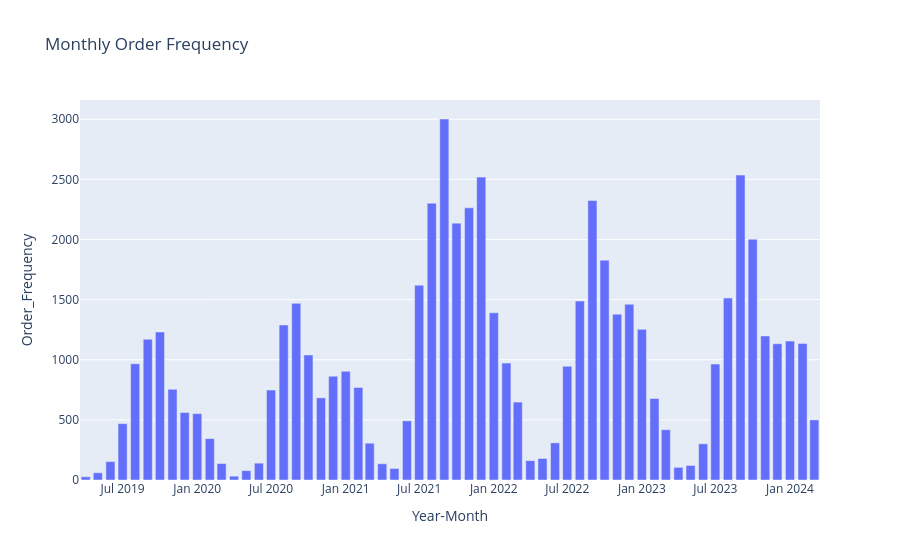

The notebook cell saved with this chart:
### Markdown cell above
## Calculating the frequency of sales order permonth along with the particular id

### Code cell
# Calculate the frequency of sale orders per month
monthly_order_frequency = sales_df.groupby('Year-Month').size().reset_index(name='Order_Frequency')

# Convert 'Year-Month' to string for JSON serialization
monthly_order_frequency['Year-Month'] = monthly_order_frequency['Year-Month'].astype(str)

# Display the first few results
import plotly.express as px

# Create a bar chart using Plotly
fig = px.bar(monthly_order_frequency, x='Year-Month', y='Order_Frequency', title='Monthly Order Frequency')
fig.show()

### Figure 1 — Plotly figure (JSON) as saved in the notebook; plotly's stock layout.template omitted (floating-point values rounded to 4 significant figures)
{"data": [{"alignmentgroup": "True", "hovertemplate": "Year-Month=%{x}<br>Order_Frequency=%{y}<extra></extra>", "legendgroup": "", "marker": {"color": "#636efa", "pattern": {"shape": ""}}, "name": "", "offsetgroup": "", "orientation": "v", "showlegend": false, "textposition": "auto", "type": "bar", "x": ["2019-04", "2019-05", "2019-06", "2019-07", "2019-08", "2019-09", "2019-10", "2019-11", "2019-12", "2020-01", "2020-02", "2020-03", "2020-04", "2020-05", "2020-06", "2020-07", "2020-08", "2020-09", "2020-10", "2020-11", "2020-12", "2021-01", "2021-02", "2021-03", "2021-04", "2021-05", "2021-06", "2021-07", "2021-08", "2021-09", "2021-10", "2021-11", "2021-12", "2022-01", "2022-02", "2022-03", "2022-04", "2022-05", "2022-06", "2022-07", "2022-08", "2022-09", "2022-10", "2022-11", "2022-12", "2023-01", "2023-02", "2023-03", "2023-04", "2023-05", "2023-06", "2023-07", "2023-08", "2023-09", "2023-10", "2023-11", "2023-12", "2024-01", "2024-02", "2024-03"], "xaxis": "x", "y": [27, 60, 153, 469, 967, 1170, 1231, 754, 561, 552, 344, 137, 32, 78, 140, 748, 1289, 1469, 1040, 683, 863, 904, 770, 306, 135, 96, 492, 1620, 2302, 3002, 2136, 2263, 2519, 1390, 972, 648, 161, 179, 309, 946, 1488, 2324, 1828, 1379, 1461, 1253, 678, 418, 105, 121, 301, 964, 1513, 2536, 2002, 1198, 1133, 1155, 1136, 500], "yaxis": "y"}], "layout": {"barmode": "relative", "legend": {"tracegroupgap": 0}, "title": {"text": "Monthly Order Frequency"}, "xaxis": {"anchor": "y", "domain": [0, 1], "title": {"text": "Year-Month"}}, "yaxis": {"anchor": "x", "domain": [0, 1], "title": {"text": "Order_Frequency"}}}}
